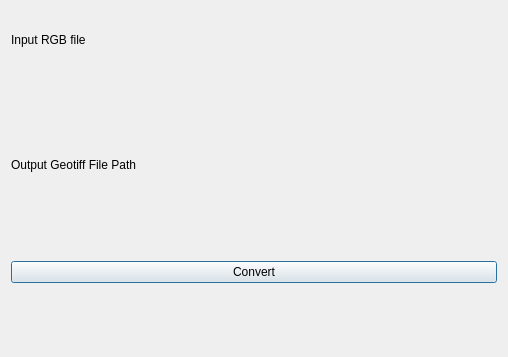
<?xml version="1.0" encoding="UTF-8"?>
<ui version="4.0">
 <class>RGBtoTifDialogBase</class>
 <widget class="QDialog" name="RGBtoTifDialogBase">
  <property name="geometry">
   <rect>
    <x>0</x>
    <y>0</y>
    <width>508</width>
    <height>357</height>
   </rect>
  </property>
  <property name="windowTitle">
   <string>RGBtoTif</string>
  </property>
  <layout class="QGridLayout" name="gridLayout_2">
   <item row="0" column="0">
    <layout class="QGridLayout" name="gridLayout">
     <item row="0" column="0">
      <widget class="QLabel" name="label">
       <property name="text">
        <string>Input RGB file</string>
       </property>
      </widget>
     </item>
     <item row="1" column="0">
      <widget class="QgsFileWidget" name="mQgsFileWidget"/>
     </item>
     <item row="2" column="0">
      <widget class="QLabel" name="label_2">
       <property name="text">
        <string>Output Geotiff File Path</string>
       </property>
      </widget>
     </item>
     <item row="3" column="0">
      <widget class="QgsFileWidget" name="mQgsFileWidget_2"/>
     </item>
     <item row="4" column="0">
      <widget class="QPushButton" name="pushButton">
       <property name="text">
        <string>Convert</string>
       </property>
      </widget>
     </item>
     <item row="5" column="0">
      <widget class="QLabel" name="label_3">
       <property name="text">
        <string/>
       </property>
      </widget>
     </item>
    </layout>
   </item>
  </layout>
 </widget>
 <customwidgets>
  <customwidget>
   <class>QgsFileWidget</class>
   <extends>QWidget</extends>
   <header>qgsfilewidget.h</header>
  </customwidget>
 </customwidgets>
 <resources/>
 <connections/>
</ui>
